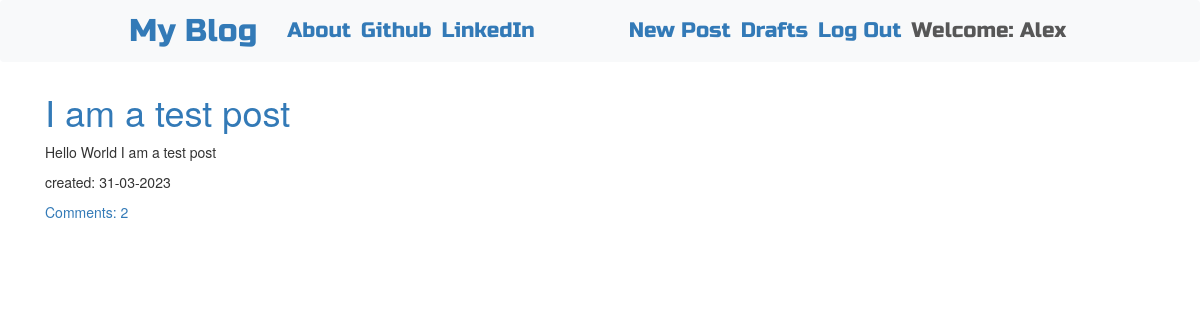
Page /drafts/ (signed in) on the committed database.
### blog/models.py (models this page shows, shortened)
class Post(models.Model):
    author = models.ForeignKey('auth.User',on_delete=models.CASCADE)
    title = models.CharField(max_length=200)
    text = models.TextField()
    created_date = models.DateTimeField(default=timezone.now)
    published_date = models.DateTimeField(blank=True, null=True)
    def approve_comments(self):
        return self.comments.filter(approved_comment=True)

### blog/views.py (the view)
# urls.py: path("drafts/", views.DraftListView.as_view(), name = 'post_draft_list'),
class DraftListView(LoginRequiredMixin, ListView):
    login_url = '/login/'
    redirect_field_name = 'blog/post_draft_list.html'
    model = Post
    context_object_name = 'post_draft_list'
    template_name = 'post_draft_list.html'
    def get_queryset(self):
        return Post.objects.filter(published_date__isnull = True).order_by('created_date')

### blog/templates/blog/post_draft_list.html
{% extends 'blog/base.html' %}
{% block content %}
    {% for post in post_draft_list %}
        <div class="post">
            <h1><a href="{% url 'post_detail' pk=post.pk %}">{{ post.title }}</a></h1>
            <p>{{ post.text|safe|truncatechars:200 }}</p>
            <p class="date">created: {{ post.created_date|date:'d-m-Y' }}</p>
            <a href="{% url 'post_detail' pk=post.pk %}">Comments: {{ post.approve_comments.count }}</a>
        </div>
    {% endfor %}
{% endblock %}

### blog/templates/blog/base.html (shortened to what this page needs)
<!DOCTYPE html>
{% load static %}
<html lang="en">
<head>
    <link href="https://cdn.jsdelivr.net/npm/bootstrap@5.3.0-alpha2/dist/css/bootstrap.min.css" rel="stylesheet">
    <link rel="stylesheet" href="https://maxcdn.bootstrapcdn.com/bootstrap/3.4.0/css/bootstrap.min.css">
    <link rel="stylesheet" href="//cdn.jsdelivr.net/npm/medium-editor@latest/dist/css/medium-editor.min.css" type="text/css" media="screen" charset="utf-8">
    <link rel="stylesheet" href= "{% static 'css/blog.css'%}">
</head>
<body class = "loader">
    <nav class="navbar navbar-expand-sm bg-light techfont custom-navbar">
        <div class = "container">
            <div class="navbar-nav align-items-center">
                <li class = "navbar-brand bigbrand"><a href="{% url 'post_list' %}">My Blog</a></li>
                <ul class ="navbar-nav">
                    <li class = "nav-item nav-link"><a href="{% url 'about' %}">About</a></li>
                    <li class = "nav-item nav-link"><a href="https://www.github.com">Github</a></li>
                    <li class = "nav-item nav-link"><a href="https://www.linkedin.com">LinkedIn</a></li>
                </ul>
            </div>
            <ul class = "navbar-nav">
                <div class="navbar-nav align-items-center ml-auto">
                    {% if user.is_authenticated %}
                        <li class = "nav-item nav-link"><a href="{% url 'post_new' %}">New Post</a></li>
                        <li class = "nav-item nav-link"><a href="{% url 'post_draft_list' %}">Drafts</a></li>
                        <li class = "nav-item nav-link"><a href="{% url 'logout' %}">Log Out</a></li>
                        <li class = "nav-item nav-link"><a>Welcome: {{ user.username }}</a></li>
                    {% else %}
                        <li class = 'navbar-nav-right nav-link'><a href="{% url 'login' %}"><span class = 'glyphicon glyphicon-user'></span></a></li>
                        <!-- a gylphicon is just a little icon that comes with bootstrap
                        to use it you need to wrap it in a span class -->
                    {% endif %}
                </div>
            </ul>
        </div>
    </nav>
    <div class = "content container">
        <div class = "row">
            <div class = "col-md-8">
                <div class = "blog_posts">
                    {% block content %}
                    {% endblock %}
                </div>
            </div>
        </div>
    </div>
</body>
</html>

### blog/static/css/blog.css (style rules this page uses)
.techfont { font-family: 'Russo One', sans-serif; font-size: 1.5em; margin-bottom: 10px; }
.bigbrand { font-size: 1.5em; }
.loader { filter:hue-rotate(0deg); color: linear-gradient(45deg,#0f8,#08f); animation:hue 5000ms infinite linear; }

### rows in the picture
Post: title "I am a test post", text "Hello World I am a test post", created_date "31-03-2023", approve_comments.count "2"

### other values in the picture
{{ user.username }} "Alex"
